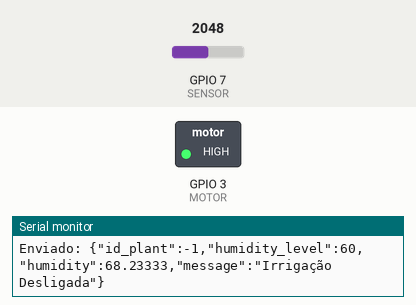
Simulated run of this sketch. Board: ESP32-S3. Shown: switched loads named in the sketch (green lamp = pin HIGH), the last lines printed to the serial monitor. The test bench sets the inputs (shaded band); at power-on: GPIO 7 (SENSOR) = 2048. WiFi joins after 1.5 s; servers stay silent unless stated.

Above: at 2.7 s.
2.8 s: GPIO 7 (SENSOR) set to 2259
4.3 s: GPIO 7 (SENSOR) set to 2331
At 5.2 s:
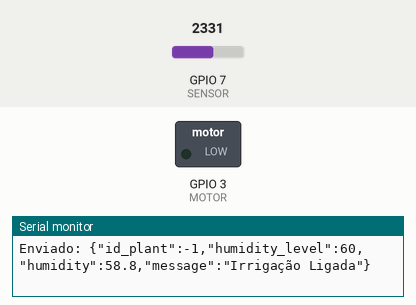
8.0 s: GPIO 7 (SENSOR) set to 2047
At 8.7 s:
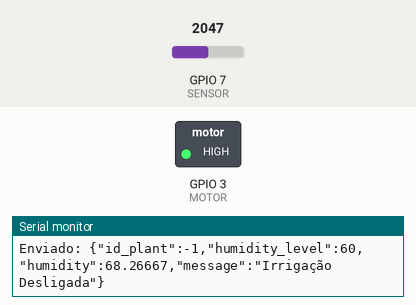
9.5 s: GPIO 7 (SENSOR) set to 2866
At 10.2 s:
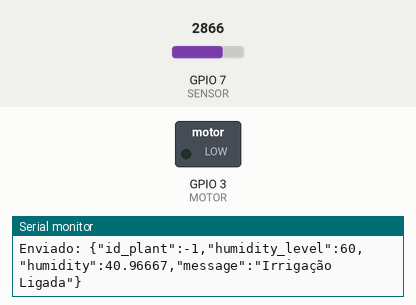
Timing chart, 0 to 12.0 s (numbered marks = the images above; inputs shaded):
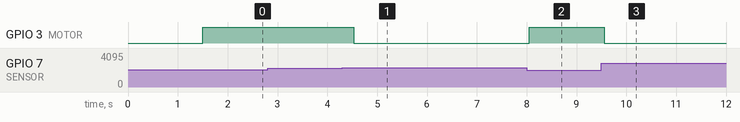

The sketch:

irriga_mais.ino
```cpp
#include <WiFi.h>
#include <WebSocketsServer.h>
#include <ArduinoJson.h>

int SENSOR = 7;
int MOTOR = 3;

float limiteHumidade = 60.0;
float idPlanta = -1.0;

const char* ssid = "Nome rede";
const char* password = "Senha da rede";
char* mensagem = "Irrigação Desligada";

// Criando um servidor WebSocket na porta 81
WebSocketsServer webSocket(81);

void setup() {
    Serial.begin(115200);
    WiFi.begin(ssid, password);

    // Aguarda conexão Wi-Fi
    Serial.print("Conectando ao Wi-Fi");
    while (WiFi.status() != WL_CONNECTED) {
        delay(500);
        Serial.print(".");
    }
    Serial.println("\nWi-Fi conectado!");
    Serial.print("IP do ESP32-S3: ");
    Serial.println(WiFi.localIP());

    // Inicia o WebSocket
    webSocket.begin();
    webSocket.onEvent(webSocketEvent);

    pinMode(MOTOR, OUTPUT);
    digitalWrite(MOTOR, HIGH);
}

void loop() {
    webSocket.loop();

    // Faz a leitura do Sensor
    int umidade_atual = analogRead(SENSOR);
    float umidade = (((4095.0 - umidade_atual)*100) /3000.0);

    if (umidade < limiteHumidade){
      mensagem = "Irrigação Ligada";
      digitalWrite(MOTOR, LOW);
    }else{
      mensagem = "Irrigação Desligada";
      digitalWrite(MOTOR, HIGH);
    }

    // Criando JSON
    StaticJsonDocument<200> jsonDoc;
    jsonDoc["id_plant"] = idPlanta;
    jsonDoc["humidity_level"] = limiteHumidade;
    jsonDoc["humidity"] = umidade;
    jsonDoc["message"] = mensagem;

    // Convertendo JSON para string
    String jsonString;
    serializeJson(jsonDoc, jsonString);

    // Enviando para todos os clientes conectados
    webSocket.broadcastTXT(jsonString);

    Serial.println("Enviado: " + jsonString);

    delay(500); // Enviar a cada 5 segundos
}

// Manipula eventos do WebSocket
void webSocketEvent(uint8_t num, WStype_t type, uint8_t *payload, size_t length) {
    if (type == WStype_CONNECTED) {
        Serial.printf("Cliente [%u] conectado!\n", num);

        StaticJsonDocument<200> jsonMessage;
        jsonMessage["message"] = "Cliente conectado";

        String jsonString;
        serializeJson(jsonMessage, jsonString);
        webSocket.broadcastTXT(jsonString);

    } else if (type == WStype_DISCONNECTED) {
        Serial.printf("Cliente [%u] desconectado!\n", num);

    } else if (type == WStype_TEXT) {
        // Mensagem recebida do cliente
        String message = String((char*)payload).substring(0, length);
        Serial.printf("Mensagem recebida de [%u]: %s\n", num, message.c_str());

        StaticJsonDocument<200> jsonDoc;
        DeserializationError error = deserializeJson(jsonDoc, message);

        if (error) {
            Serial.println("Erro ao parsear JSON!");
            return;
        }

        if (jsonDoc.containsKey("humidity_level")) {
            limiteHumidade = jsonDoc["humidity_level"].as<float>();
            Serial.printf("Novo limite de humidade: %.2f\n", limiteHumidade);
        }

        if (jsonDoc.containsKey("id_plant")) {
            idPlanta = jsonDoc["id_plant"].as<float>();
            Serial.printf("Novo id de planta: %.2f\n", idPlanta);
        }

        StaticJsonDocument<200> jsonMessage;
        jsonMessage["message"] = "Nova planta setada";

        String jsonString;
        serializeJson(jsonMessage, jsonString);
        webSocket.broadcastTXT(jsonString);
    }
}
```

Measured:
- the behaviour switches between 2295 and 2296 on GPIO 7 (SENSOR) (found by bisection; images 0 and 1)
- after the input at 4.3 s, GPIO 3 (MOTOR): HIGH → LOW after 0.23 s
- after the input at 8.0 s, GPIO 3 (MOTOR): LOW → HIGH after 0.05 s
- after the input at 9.5 s, GPIO 3 (MOTOR): HIGH → LOW after 0.06 s
